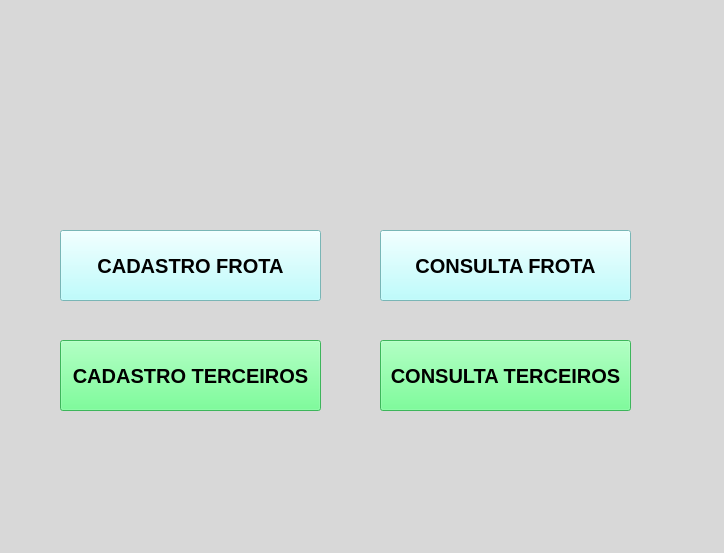
<?xml version="1.0" encoding="UTF-8"?>
<ui version="4.0">
 <class>MainWindow</class>
 <widget class="QMainWindow" name="MainWindow">
  <property name="geometry">
   <rect>
    <x>0</x>
    <y>0</y>
    <width>724</width>
    <height>553</height>
   </rect>
  </property>
  <property name="font">
   <font>
    <italic>true</italic>
   </font>
  </property>
  <property name="windowTitle">
   <string>MainWindow</string>
  </property>
  <property name="styleSheet">
   <string notr="true">background-color: qlineargradient(spread:pad, x1:0, y1:0, x2:1, y2:0, stop:0 rgba(99, 94, 79, 255), stop:1 rgba(255, 255, 255, 255));
background-color: rgb(216, 216, 216);</string>
  </property>
  <widget class="QWidget" name="centralwidget">
   <widget class="QPushButton" name="pushButton">
    <property name="geometry">
     <rect>
      <x>60</x>
      <y>230</y>
      <width>261</width>
      <height>71</height>
     </rect>
    </property>
    <property name="font">
     <font>
      <pointsize>15</pointsize>
      <weight>75</weight>
      <bold>true</bold>
     </font>
    </property>
    <property name="cursor">
     <cursorShape>OpenHandCursor</cursorShape>
    </property>
    <property name="styleSheet">
     <string notr="true">background:rgb(170, 255, 255)</string>
    </property>
    <property name="text">
     <string>CADASTRO FROTA</string>
    </property>
   </widget>
   <widget class="QPushButton" name="pushButton_2">
    <property name="geometry">
     <rect>
      <x>380</x>
      <y>230</y>
      <width>251</width>
      <height>71</height>
     </rect>
    </property>
    <property name="font">
     <font>
      <pointsize>15</pointsize>
      <weight>75</weight>
      <bold>true</bold>
     </font>
    </property>
    <property name="cursor">
     <cursorShape>OpenHandCursor</cursorShape>
    </property>
    <property name="styleSheet">
     <string notr="true">background:rgb(170, 255, 255)</string>
    </property>
    <property name="text">
     <string>CONSULTA FROTA</string>
    </property>
   </widget>
   <widget class="QPushButton" name="pushButton_3">
    <property name="geometry">
     <rect>
      <x>60</x>
      <y>340</y>
      <width>261</width>
      <height>71</height>
     </rect>
    </property>
    <property name="font">
     <font>
      <pointsize>15</pointsize>
      <weight>75</weight>
      <bold>true</bold>
     </font>
    </property>
    <property name="cursor">
     <cursorShape>OpenHandCursor</cursorShape>
    </property>
    <property name="styleSheet">
     <string notr="true">background:rgb(85, 255, 127)</string>
    </property>
    <property name="text">
     <string>CADASTRO TERCEIROS</string>
    </property>
   </widget>
   <widget class="QPushButton" name="pushButton_4">
    <property name="geometry">
     <rect>
      <x>380</x>
      <y>340</y>
      <width>251</width>
      <height>71</height>
     </rect>
    </property>
    <property name="font">
     <font>
      <pointsize>15</pointsize>
      <weight>75</weight>
      <italic>false</italic>
      <bold>true</bold>
      <strikeout>false</strikeout>
     </font>
    </property>
    <property name="cursor">
     <cursorShape>OpenHandCursor</cursorShape>
    </property>
    <property name="styleSheet">
     <string notr="true">background:rgb(85, 255, 127)</string>
    </property>
    <property name="text">
     <string>CONSULTA TERCEIROS</string>
    </property>
   </widget>
  </widget>
  <widget class="QMenuBar" name="menubar">
   <property name="geometry">
    <rect>
     <x>0</x>
     <y>0</y>
     <width>724</width>
     <height>21</height>
    </rect>
   </property>
  </widget>
  <widget class="QStatusBar" name="statusbar"/>
 </widget>
 <resources/>
 <connections/>
</ui>
